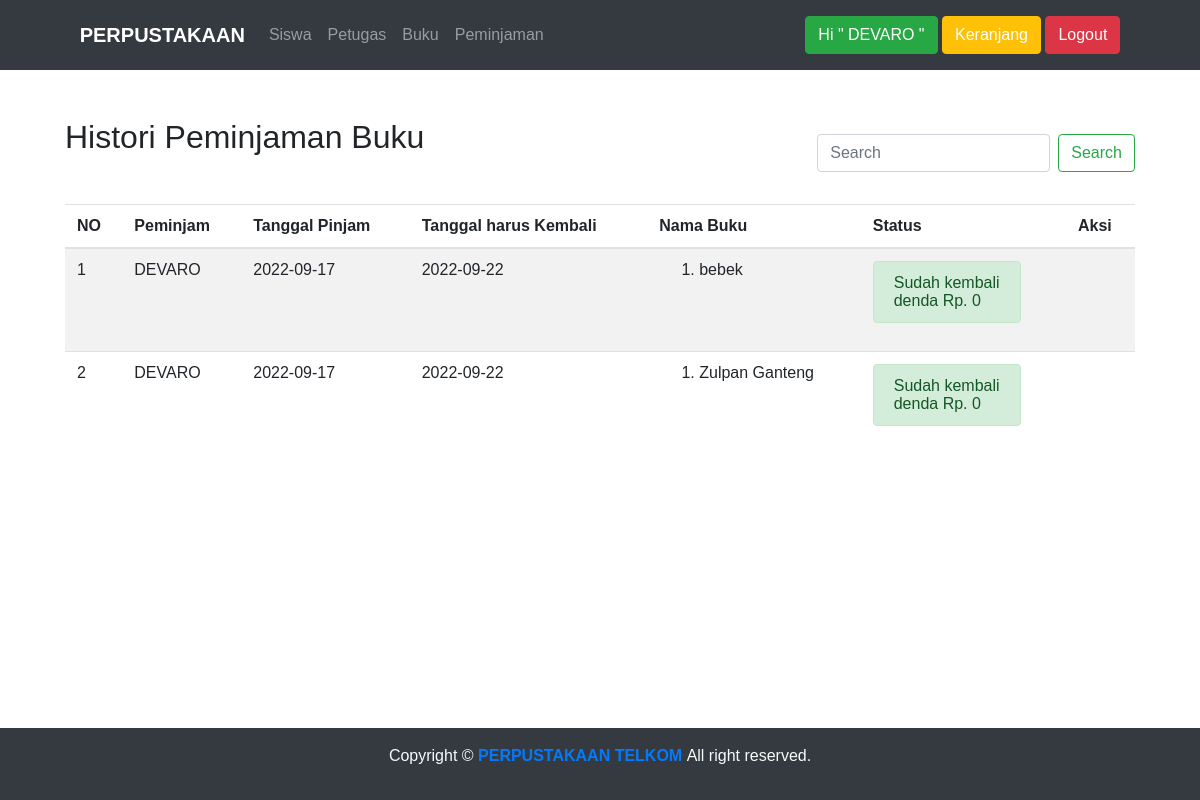
The page /peminjaman.php (signed in) on the database its author committed.
### tables this page shows
CREATE TABLE `peminjaman_buku` (
  `id_peminjaman_buku` int(11) NOT NULL,
  `id_siswa` int(11) NOT NULL,
  `tanggal_pinjam` date NOT NULL,
  `tanggal_kembali` date NOT NULL
);

CREATE TABLE `siswa` (
  `id_siswa` int(11) NOT NULL,
  `nama_siswa` varchar(100) NOT NULL,
  `tanggal_lahir` date NOT NULL,
  `gender` enum('L','P') NOT NULL,
  `alamat` text NOT NULL,
  `username` varchar(255) DEFAULT NULL,
  `password` varchar(255) DEFAULT NULL,
  `id_kelas` int(11) NOT NULL
);

CREATE TABLE `detail_peminjaman_buku` (
  `id_detail_peminjaman_buku` int(11) NOT NULL,
  `id_peminjaman_buku` int(11) NOT NULL,
  `id_buku` int(11) NOT NULL,
  `qty` int(11) NOT NULL
);

CREATE TABLE `buku` (
  `id_buku` int(11) NOT NULL,
  `nama_buku` varchar(100) NOT NULL,
  `deskripsi` varchar(255) NOT NULL,
  `foto` blob NOT NULL
);

CREATE TABLE `pengembalian_buku` (
  `id_pengembalian_buku` int(11) NOT NULL,
  `id_peminjaman_buku` int(11) NOT NULL,
  `tanggal_pengembalian` date NOT NULL,
  `denda` int(11) NOT NULL
);

### peminjaman.php (the view, shortened to what this page needs)
<?php
    include "navbar.php";
?>
<div class="container col-11 py-5">
<div class="mb-3">
<form action="" method="post" class="form-inline py-3" style="float: right">
<input name="search" class="form-control mr-sm-2" type="search" value="
<?php
if(isset($_POST['cari'])) {
  echo $_POST['search'];
}
?>" placeholder="Search" aria-label="Search">
    <button name="cari" class="btn btn-outline-success my-2 my-sm-0" type="submit">Search</button>
</form>
<h2>Histori Peminjaman Buku</h2>
</div>
<table class="table table-hover table-striped">
    <thead>
        <th>NO</th>
        <th>Peminjam</th>
        <th>Tanggal Pinjam</th>
        <th>Tanggal harus Kembali</th>
        <th>Nama Buku</th>
        <th>Status</th>
        <th>Aksi</th>
    </thead>
    <tbody>
        <?php
        include "koneksi.php";
        $qry_histori=mysqli_query($konn,"select * from peminjaman_buku order by id_peminjaman_buku desc");
        $no=0;
        while($data_histori=mysqli_fetch_array($qry_histori)){
            $no++;
            $siswa = mysqli_query($konn,"select * from siswa where id_siswa=$data_histori[id_siswa] order by id_siswa asc ");
            $dt_siswa = mysqli_fetch_array($siswa);
            $buku_dipinjam="<ol>";
            $qry_buku=mysqli_query($konn,"select * from  detail_peminjaman_buku join buku on buku.id_buku=detail_peminjaman_buku.id_buku where id_peminjaman_buku = '".$data_histori['id_peminjaman_buku']."'");
            while($dt_buku=mysqli_fetch_array($qry_buku)){
                $buku_dipinjam.="<li>".$dt_buku['nama_buku']."</li>";
            }
            $buku_dipinjam.="</ol>";
            $qry_cek_kembali=mysqli_query($konn,"select * from pengembalian_buku where id_peminjaman_buku = '".$data_histori['id_peminjaman_buku']."'");
            if(mysqli_num_rows($qry_cek_kembali)>0){
                $data_kembali=mysqli_fetch_array($qry_cek_kembali);
                $denda="denda Rp. ".$data_kembali['denda'];
                $status_kembali="<label class='alert alert-success'>Sudah kembali <br>".$denda."</label>";
                $button_kembali="";
            } else {
                $status_kembali="<label class='alert alert-danger'>Belum kembali</label>";
                $button_kembali="<a href='kembali.php?id=".$data_histori['id_peminjaman_buku']."' class='btn btn-warning' onclick='return confirm(\"Yakin untuk kembalikan buku?\")'>Kembalikan</a>";
            }
        ?>
            <tr>
                <td><?=$no?></td>
                <td><?=$dt_siswa['nama_siswa']?></td>
                <td><?=$data_histori['tanggal_pinjam']?></td>
                <td><?=$data_histori['tanggal_kembali']?></td>
                <td><?=$buku_dipinjam?></td>
                <td><?=$status_kembali?></td>
                <td><?=$button_kembali?></td>
            </tr>
        <?php
        }
        ?>
    </tbody>
</table>
<?php
    include "footer.php";
?>
</div>

### navbar.php (style rules this page uses)
* { font-family: "Oswald",sans-serif; font-weight: medium; }

### rows shown on the page
peminjaman_buku: id_siswa.nama_siswa "DEVARO", tanggal_pinjam "2022-09-17", tanggal_kembali "2022-09-22", pengembalian_buku.denda "denda Rp. 0"
detail_peminjaman_buku: id_buku.nama_buku "bebek"
peminjaman_buku: id_siswa.nama_siswa "DEVARO", tanggal_pinjam "2022-09-17", tanggal_kembali "2022-09-22", pengembalian_buku.denda "denda Rp. 0"
detail_peminjaman_buku: id_buku.nama_buku "Zulpan Ganteng"

### other values the page prints
$terlogin "DEVARO"
